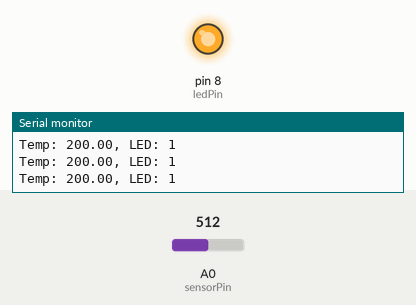
This sketch was run on a simulated Arduino Uno, built with avr-gcc and run on an emulated ATmega328P. Parts: output pins drawn as LEDs (lit = HIGH), the last lines printed to the serial monitor. Inputs (shaded band) come from the test bench; at power-on: A0 (sensorPin) = 512.

Above: at 1.2 s.
1.3 s: A0 (sensorPin) set to 175
2.8 s: A0 (sensorPin) set to 154
At 4.0 s:
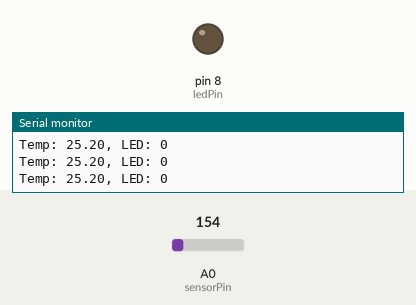
4.3 s: A0 (sensorPin) set to 306
At 5.4 s:
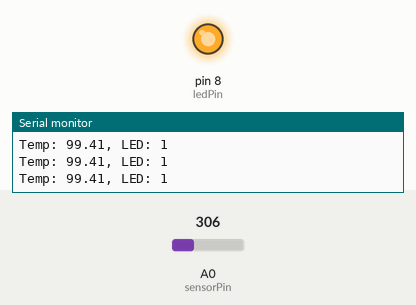
5.8 s: A0 (sensorPin) set to 122
At 6.1 s:
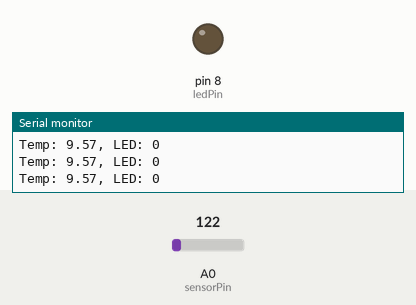
Timing chart, 0 to 8.3 s (numbered marks = the images above; inputs shaded):
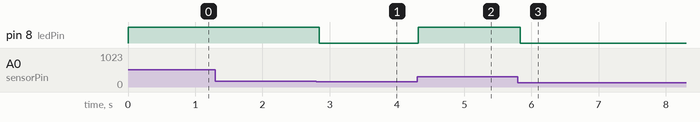

Measured:
- the behaviour switches between 162 and 161 on A0 (sensorPin) (found by bisection; images 0 and 1)
- after the input at 2.8 s, pin 8 (ledPin): HIGH → LOW at once
- after the input at 4.3 s, pin 8 (ledPin): LOW → HIGH at once
- after the input at 5.8 s, pin 8 (ledPin): HIGH → LOW at once

The sketch:

Task1_1P.ino
```cpp
// C++ code
//
#define sensorPin A0
const int ledPin = 8;
bool ledState = false;
void setup()
{
  Serial.begin(9600);
  pinMode(ledPin, OUTPUT);
  digitalWrite(ledPin, LOW);
}

void loop()
{
  int reading = analogRead(sensorPin); //read the analog value
  float voltage = reading * (5.0 / 1024.0);//converting to voltage

  float temperature = (voltage - 0.5) * 100;//convert to Celcius

  //Printing to serial monitor
  Serial.print("Temp: ");
  Serial.print(temperature);
  Serial.print(", LED: ");
  Serial.println(ledState);

  //led turns on if temperature is higher than 29
  if(temperature > 29){
    digitalWrite(ledPin, HIGH);
    ledState = true;}
  else {
    digitalWrite(ledPin, LOW);
    ledState = false;}

  delay(50);  //delay for stability

}
```
